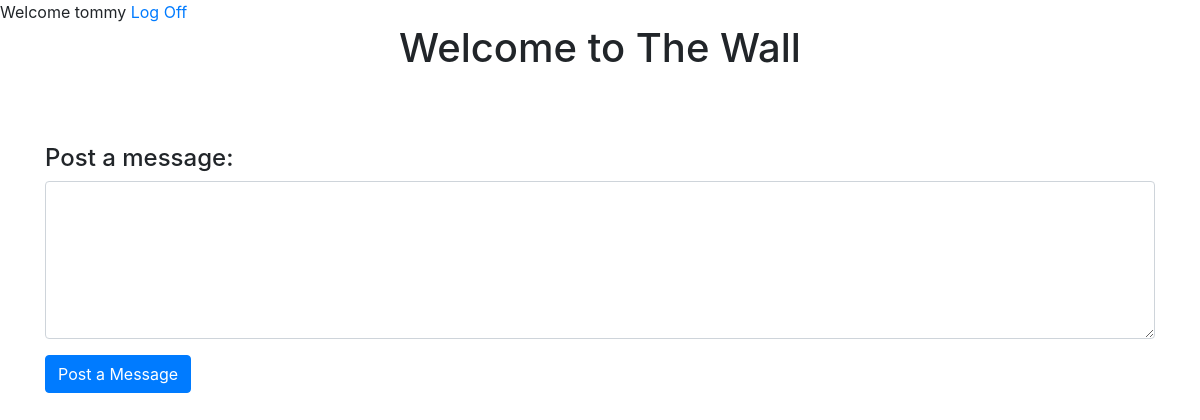
The page /wall (signed in) on the database as committed earlier.
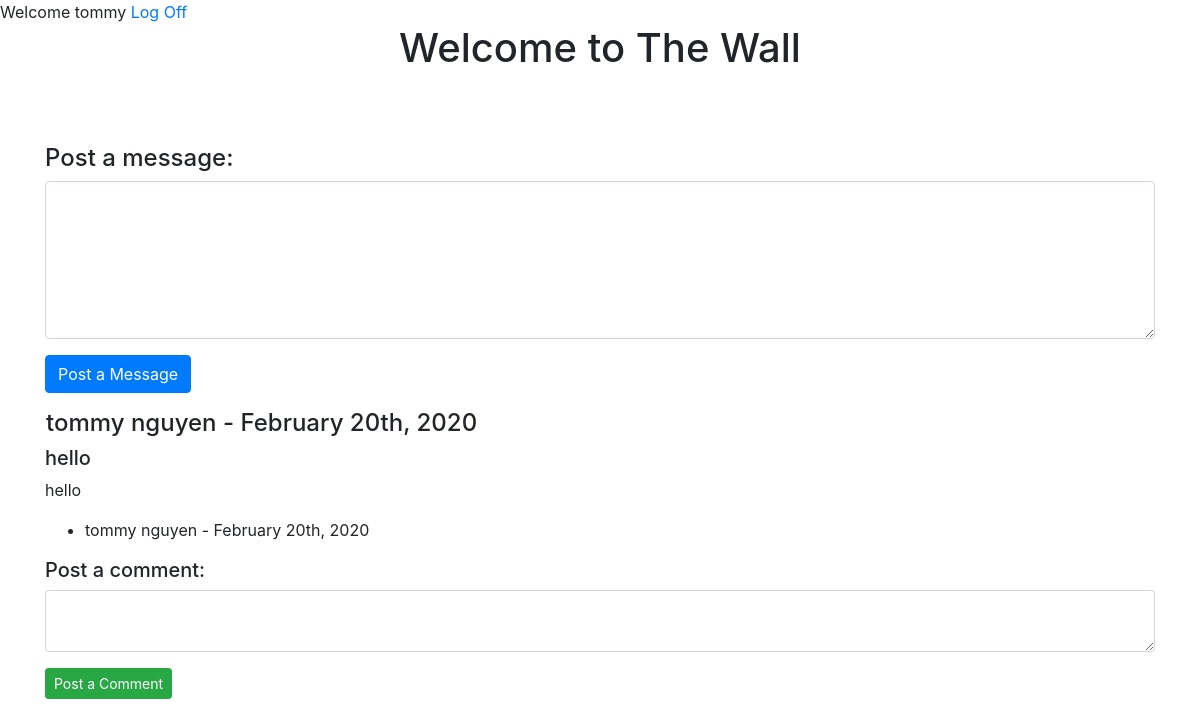
The same page on the database as committed later.
### app/models.py (models this page shows)
class User(models.Model):
    first_name = models.CharField(max_length=60)
    last_name = models.CharField(max_length=60)
    email = models.EmailField(max_length=100)
    password = models.CharField(max_length=100)
    created_at = models.DateTimeField(auto_now_add=True)
    updated_at = models.DateTimeField(auto_now=True)

class Message(models.Model):
    message = models.TextField()
    created_at = models.DateTimeField(auto_now_add = True)
    updated_at = models.DateTimeField(auto_now = True)
    user_id = models.ForeignKey(User, related_name ='user_messages', on_delete=models.CASCADE)

class Comment(models.Model):
    comment = models.TextField()
    created_at = models.DateTimeField(auto_now_add = True)
    updated_at = models.DateTimeField(auto_now = True)
    message_id = models.ForeignKey(Message, related_name='message_comments', on_delete=models.CASCADE)
    user_id = models.ForeignKey(User, related_name = 'user_comments', on_delete=models.CASCADE)

### app/views.py (the view)
# urls.py: path('wall', views.wall),
def wall(request):
    if "id" not in request.session:
        return redirect('/')
    data = {
            'users': User.objects.all(),
            'user':User.objects.get(id = request.session['id'])
        }
    return render(request, 'wall.html', data)

### app/templates/wall.html (shortened to what this page needs)
<!DOCTYPE html>
<html lang="en">
<head>
    <link href="https://stackpath.bootstrapcdn.com/bootstrap/4.1.3/css/bootstrap.min.css" rel="stylesheet">
</head>
<body>
        <div class>Welcome {{user.first_name}} <a href='/logout'>Log Off</a></div>
    <div class="container">
            <div>
                <h1 class="text-center"> Welcome to The Wall</h1>
            </div>
            <div class="mt-5 pt-4 mb-0 text-center">
            </div>
        <div>
            <form action = '/post_message' method='post'>
                <h4>Post a message:</h4>
                <div class="form-group">
                    <textarea class="form-control" name="message" value='post' rows="6"></textarea>
                    <button class='btn btn-primary mt-3' type='submit'>Post a Message</button>
                </div>
            </form>
        </div>
    {% for user in users reversed %}
        {% for message in user.user_messages.all %}
            <div class='row'>
            <h4 class = 'ml-3'> {{ user.first_name }} {{user.last_name}} - {{ message.created_at|date:'F jS, Y' }}</h4>
            </div>
            <h5>{{ message.message }}</h5>
            {% for comment in message.message_comments.all %}
                    {% if user.message.id == comment.message.id %}
                        <p>{{ comment.comment }}</p>
                        <ul>
                        <li>
                            <p>{{ comment.user_id.first_name }} {{ comment.user_id.last_name}} - {{ comment.created_at|date:'F jS, Y' }}</p>
                        </li>
                        </ul>
                    {% endif %}
            {% endfor %}
            <form action = '/post_comment' method='post'>
                <h5>Post a comment:</h5>
                <div class="form-group">
                <textarea class="form-control" name="comment" rows="2"></textarea>
                <button class='btn btn-success btn-sm mt-3 mb-5' type='submit'>Post a Comment</button>
            </form>
        {% endfor %}
    {% endfor %}
    </div>
</body>
</html>

Rows that differ between the two databases and show on the page:
added Message: {{ user.first_name }} "tommy", {{ user.last_name }} "nguyen", created_at "February 20th, 2020", message "hello"
added Comment: comment "hello", user_id.first_name "tommy", user_id.last_name "nguyen", created_at "February 20th, 2020"
